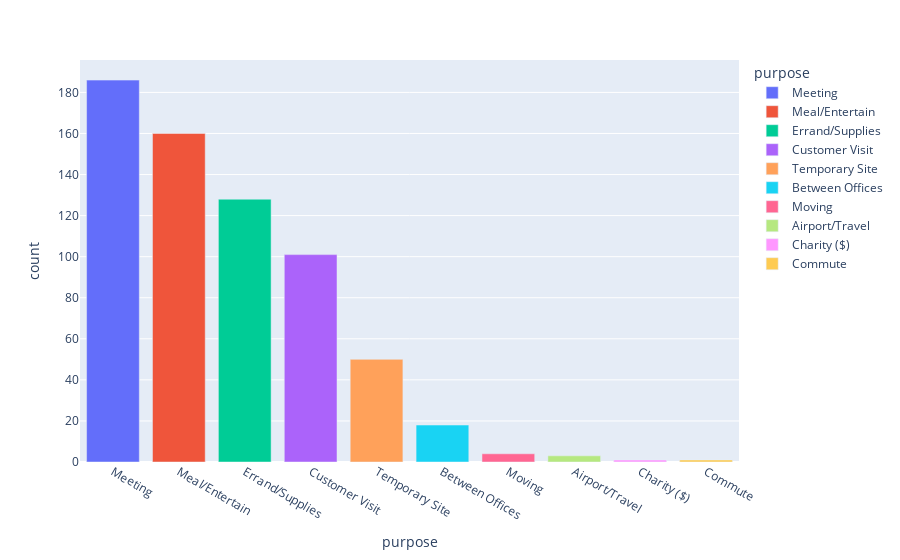

The cell this chart's notebook holds for it:
### Code cell
fig=px.bar(PURPOSE,x='purpose',y='count',color='purpose')
fig.show()

### Figure 1 — Plotly figure (JSON) as saved in the notebook; plotly's stock layout.template omitted (floating-point values rounded to 4 significant figures)
{"data": [{"alignmentgroup": "True", "hovertemplate": "purpose=%{x}<br>count=%{y}<extra></extra>", "legendgroup": "Meeting", "marker": {"color": "#636efa", "pattern": {"shape": ""}}, "name": "Meeting", "offsetgroup": "Meeting", "orientation": "v", "showlegend": true, "textposition": "auto", "type": "bar", "x": ["Meeting"], "xaxis": "x", "y": [186], "yaxis": "y"}, {"alignmentgroup": "True", "hovertemplate": "purpose=%{x}<br>count=%{y}<extra></extra>", "legendgroup": "Meal/Entertain", "marker": {"color": "#EF553B", "pattern": {"shape": ""}}, "name": "Meal/Entertain", "offsetgroup": "Meal/Entertain", "orientation": "v", "showlegend": true, "textposition": "auto", "type": "bar", "x": ["Meal/Entertain"], "xaxis": "x", "y": [160], "yaxis": "y"}, {"alignmentgroup": "True", "hovertemplate": "purpose=%{x}<br>count=%{y}<extra></extra>", "legendgroup": "Errand/Supplies", "marker": {"color": "#00cc96", "pattern": {"shape": ""}}, "name": "Errand/Supplies", "offsetgroup": "Errand/Supplies", "orientation": "v", "showlegend": true, "textposition": "auto", "type": "bar", "x": ["Errand/Supplies"], "xaxis": "x", "y": [128], "yaxis": "y"}, {"alignmentgroup": "True", "hovertemplate": "purpose=%{x}<br>count=%{y}<extra></extra>", "legendgroup": "Customer Visit", "marker": {"color": "#ab63fa", "pattern": {"shape": ""}}, "name": "Customer Visit", "offsetgroup": "Customer Visit", "orientation": "v", "showlegend": true, "textposition": "auto", "type": "bar", "x": ["Customer Visit"], "xaxis": "x", "y": [101], "yaxis": "y"}, {"alignmentgroup": "True", "hovertemplate": "purpose=%{x}<br>count=%{y}<extra></extra>", "legendgroup": "Temporary Site", "marker": {"color": "#FFA15A", "pattern": {"shape": ""}}, "name": "Temporary Site", "offsetgroup": "Temporary Site", "orientation": "v", "showlegend": true, "textposition": "auto", "type": "bar", "x": ["Temporary Site"], "xaxis": "x", "y": [50], "yaxis": "y"}, {"alignmentgroup": "True", "hovertemplate": "purpose=%{x}<br>count=%{y}<extra></extra>", "legendgroup": "Between Offices", "marker": {"color": "#19d3f3", "pattern": {"shape": ""}}, "name": "Between Offices", "offsetgroup": "Between Offices", "orientation": "v", "showlegend": true, "textposition": "auto", "type": "bar", "x": ["Between Offices"], "xaxis": "x", "y": [18], "yaxis": "y"}, {"alignmentgroup": "True", "hovertemplate": "purpose=%{x}<br>count=%{y}<extra></extra>", "legendgroup": "Moving", "marker": {"color": "#FF6692", "pattern": {"shape": ""}}, "name": "Moving", "offsetgroup": "Moving", "orientation": "v", "showlegend": true, "textposition": "auto", "type": "bar", "x": ["Moving"], "xaxis": "x", "y": [4], "yaxis": "y"}, {"alignmentgroup": "True", "hovertemplate": "purpose=%{x}<br>count=%{y}<extra></extra>", "legendgroup": "Airport/Travel", "marker": {"color": "#B6E880", "pattern": {"shape": ""}}, "name": "Airport/Travel", "offsetgroup": "Airport/Travel", "orientation": "v", "showlegend": true, "textposition": "auto", "type": "bar", "x": ["Airport/Travel"], "xaxis": "x", "y": [3], "yaxis": "y"}, {"alignmentgroup": "True", "hovertemplate": "purpose=%{x}<br>count=%{y}<extra></extra>", "legendgroup": "Charity ($)", "marker": {"color": "#FF97FF", "pattern": {"shape": ""}}, "name": "Charity ($)", "offsetgroup": "Charity ($)", "orientation": "v", "showlegend": true, "textposition": "auto", "type": "bar", "x": ["Charity ($)"], "xaxis": "x", "y": [1], "yaxis": "y"}, {"alignmentgroup": "True", "hovertemplate": "purpose=%{x}<br>count=%{y}<extra></extra>", "legendgroup": "Commute", "marker": {"color": "#FECB52", "pattern": {"shape": ""}}, "name": "Commute", "offsetgroup": "Commute", "orientation": "v", "showlegend": true, "textposition": "auto", "type": "bar", "x": ["Commute"], "xaxis": "x", "y": [1], "yaxis": "y"}], "layout": {"autosize": true, "barmode": "relative", "legend": {"title": {"text": "purpose"}, "tracegroupgap": 0}, "margin": {"t": 60}, "xaxis": {"anchor": "y", "autorange": true, "categoryarray": ["Meeting", "Meal/Entertain", "Errand/Supplies", "Customer Visit", "Temporary Site", "Between Offices", "Moving", "Airport/Travel", "Charity ($)", "Commute"], "categoryorder": "array", "domain": [0, 1], "range": [-0.5, 9.5], "title": {"text": "purpose"}, "type": "category"}, "yaxis": {"anchor": "x", "autorange": true, "domain": [0, 1], "range": [0, 195.8], "title": {"text": "count"}, "type": "linear"}}}
